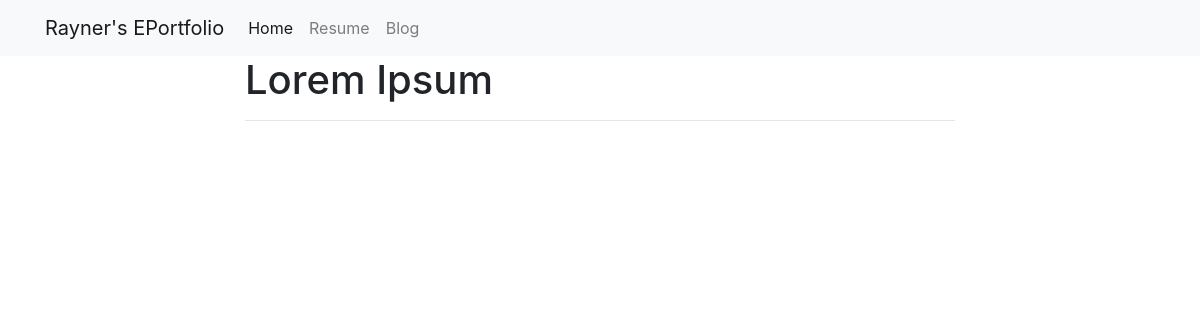
The page /blog/Lorem Ipsum/ on the database as committed earlier.
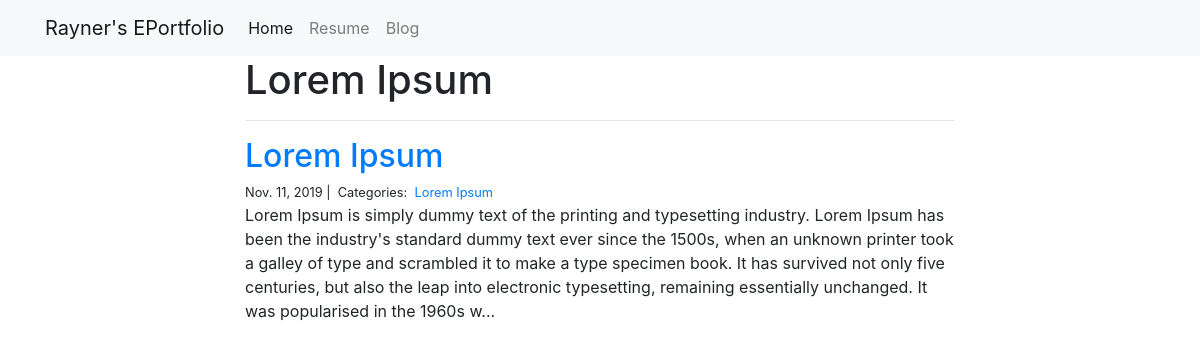
The same page on the database as committed later.
### blog/models.py (models this page shows)
class Post(models.Model):
    title = models.CharField(max_length=255)
    body = models.TextField()
    created_on = models.DateTimeField(auto_now_add=True)
    last_modified = models.DateTimeField(auto_now=True)
    categories = models.ManyToManyField("Category", related_name="posts")

class Category(models.Model):
    name = models.CharField(max_length=20)

### blog/views.py (the view)
# urls.py: path("<category>/", views.blog_category, name="blog_category"),
def blog_category(request, category):
    posts = Post.objects.filter(categories__name__contains=category).order_by(
        "-created_on"
    )
    context = {"category": category, "posts": posts}
    return render(request, "blog_category.html", context)

### blog/templates/blog_category.html
{% extends "base.html" %}
{% block page_content %}
<div class="col-md-8 offset-md-2">
    <h1>{{ category | title }}</h1>
    <hr>
    {% for post in posts %}
        <h2><a href="{% url 'blog_detail' post.pk%}">{{ post.title }}</a></h2>
        <small>
            {{ post.created_on.date }} |&nbsp;
            Categories:&nbsp;
            {% for category in post.categories.all %}
            <a href="{% url 'blog_category' category.name %}">
                {{ category.name }}
            </a>&nbsp;
            {% endfor %}
        </small>
        <p>{{ post.body | slice:":400" }}...</p>
    {% endfor %}
</div>
{% endblock %}

Rows that differ between the two databases and show on the page:
added Post: title "Lorem Ipsum", created_on "Nov. 11, 2019", body "Lorem Ipsum is simply dummy text of the printing and typesetting industry. Lorem Ipsum has been the industry's standard dummy text ever since the 1500s, when an unknown printer took a galley of type and scrambled it to make a type specimen book. It has survived not only five centuries, but also the leap into electronic typesetting, remaining essentially unchanged. It was popularised in the 1960s w"
added Category: name "Lorem Ipsum"
